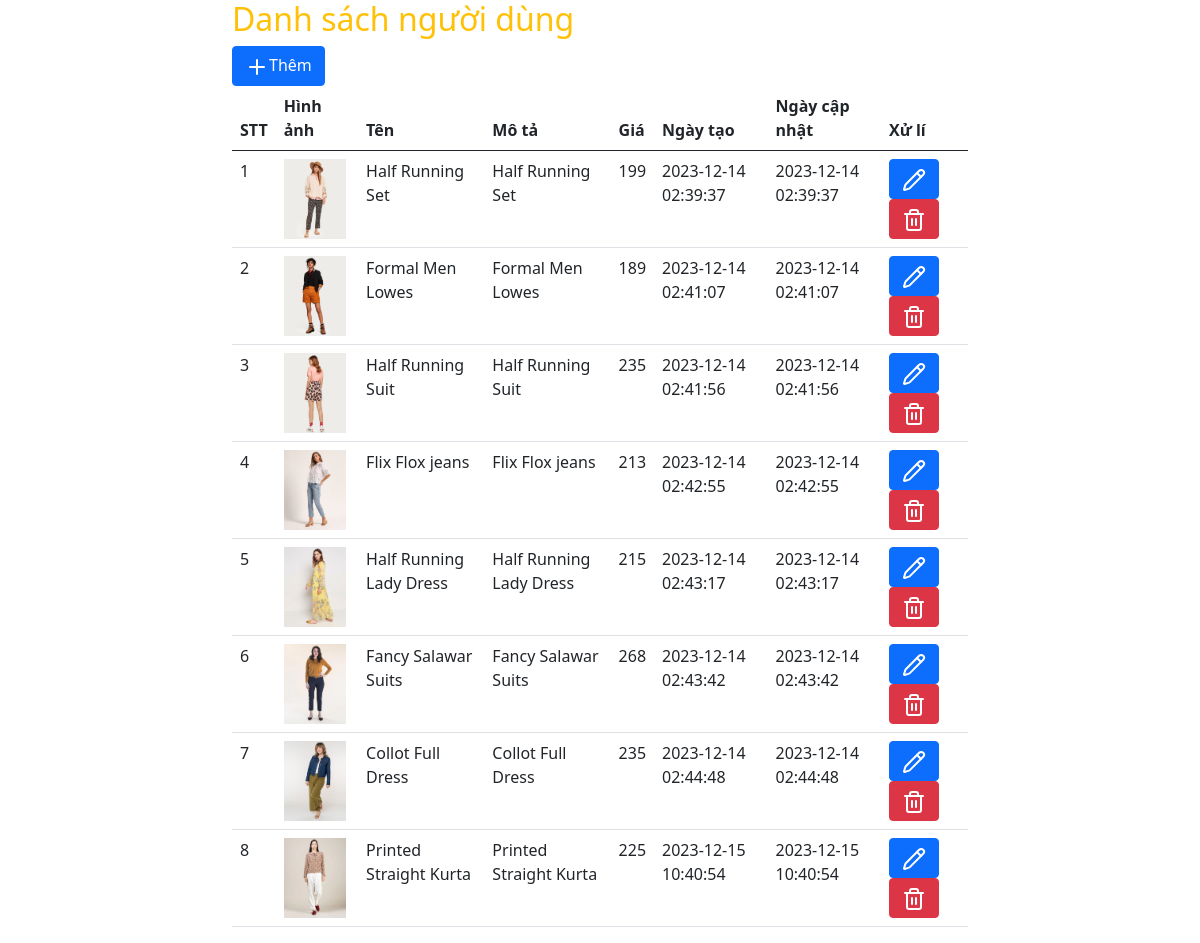
Screenshot of /products/index.php with the database file from the repository.
### tables this page shows
CREATE TABLE `products` (
  `id` int(11) NOT NULL,
  `name` varchar(50) NOT NULL,
  `description` text NOT NULL,
  `price` int(11) NOT NULL,
  `image` varchar(255) NOT NULL,
  `created_at` timestamp NOT NULL DEFAULT current_timestamp(),
  `updated_at` timestamp NOT NULL DEFAULT current_timestamp(),
  `isFeatured` tinyint(1) DEFAULT NULL
);

### funcitions.php (called while the page is built, shortened)
<?php
$domain_name= explode('/',$_SERVER ['REQUEST_URI'])[1];
 function showAllProducts(){
        global $con;
        global $domain_name;
       $query="SELECT * FROM products";
       $result= mysqli_query($con,$query);
       $products= [];
       if ($result->num_rows>0){
           $rowNum=1;
           while( $row=$result->fetch_assoc()){
              $products[]=array(
                 "index"=>$rowNum++,
                 "id"=> $row['id'],
                 "image"=>'/'.$domain_name.$row['image'],
                 "name"=>$row['name'],
                 "description"=>$row['description'],
                 "price"=>$row['price'],
                 "created_at"=>$row['created_at'],
                 "updated_at"=>$row['updated_at'],
              );
           }
       }
       return $products;
 }

### products/index.php (the view)
<?php
include_once "../dbconnect.php";
include_once "../funcitions.php";
$products= showAllProducts();
?>
      <?php include_once("../inclus/header.php") ?>
                <h1 class="fs-2 text-warning">Danh sách người dùng </h1>
                <a href="./create.php" class="btn btn-primary"><i data-lucide="plus"></i>Thêm </a>
                <table class="table table-hover ">
                <thead>
                    <tr>
                        <th>STT</th>
                        <th>Hình ảnh</th>
                        <th>Tên</th>
                        <th>Mô tả</th>
                        <th> Giá</th>
                        <th>Ngày tạo</th>
                        <th>Ngày cập nhật </th>
                        <th>Xử lí</th>
                    </tr>
                </thead>
                <tbody>
                    <?php foreach($products as $product){ ?>
                    <tr>
                        <td><?php echo $product['index']?></td>
                        <td><img src="<?php echo $product['image']?>"style="max-width:80px;max-height:80px;"></td>
                        <td><?php echo $product['name']?></td>
                        <td><?php echo $product['description']?></td>
                        <td><?php echo $product['price']?></td>
                        <td><?php echo $product['created_at']?></td>
                        <td><?php echo $product['updated_at']?></td>
                        <td >
                        <a href="./edit.php?id=<?php echo $product ['id']?>" class="btn btn-primary"><i data-lucide="pencil"></i></a>
                         <a href="./delete.php?id=<?php echo $product ['id']?>" class="btn btn-danger"><i data-lucide="trash"></i></a>
                        </td>
                    </tr>
                    <?php } ?>
                </tbody>
                </table>
                <?php include_once("../inclus/footer.php") ?>

### inclus/header.php (shortened to what this page needs)
<!DOCTYPE html>
<html lang="en">
<head>
    <link href="https://cdn.jsdelivr.net/npm/bootstrap@5.0.2/dist/css/bootstrap.min.css" rel="stylesheet">
</head>
<body>
<div class="container">
        <div class="row">
            <div class="col-8 mx-auto">

### inclus/footer.php (shortened to what this page needs)
   </div>
        </div>
    </div>
</body>
</html>

### rows the page displays
products: index "1", shows a picture, name "Half Running Set", description "Half Running Set", price "199", created_at "2023-12-14 02:39:37", updated_at "2023-12-14 02:39:37"
products: index "2", shows a picture, name "Formal Men Lowes", description "Formal Men Lowes", price "189", created_at "2023-12-14 02:41:07", updated_at "2023-12-14 02:41:07"
products: index "3", shows a picture, name "Half Running Suit", description "Half Running Suit", price "235", created_at "2023-12-14 02:41:56", updated_at "2023-12-14 02:41:56"
products: index "4", shows a picture, name "Flix Flox jeans", description "Flix Flox jeans", price "213", created_at "2023-12-14 02:42:55", updated_at "2023-12-14 02:42:55"
products: index "5", shows a picture, name "Half Running Lady Dress", description "Half Running Lady Dress", price "215", created_at "2023-12-14 02:43:17", updated_at "2023-12-14 02:43:17"
products: index "6", shows a picture, name "Fancy Salawar Suits", description "Fancy Salawar Suits", price "268", created_at "2023-12-14 02:43:42", updated_at "2023-12-14 02:43:42"
products: index "7", shows a picture, name "Collot Full Dress", description "Collot Full Dress", price "235", created_at "2023-12-14 02:44:48", updated_at "2023-12-14 02:44:48"
products: index "8", shows a picture, name "Printed Straight Kurta", description "Printed Straight Kurta", price "225", created_at "2023-12-15 10:40:54", updated_at "2023-12-15 10:40:54"
